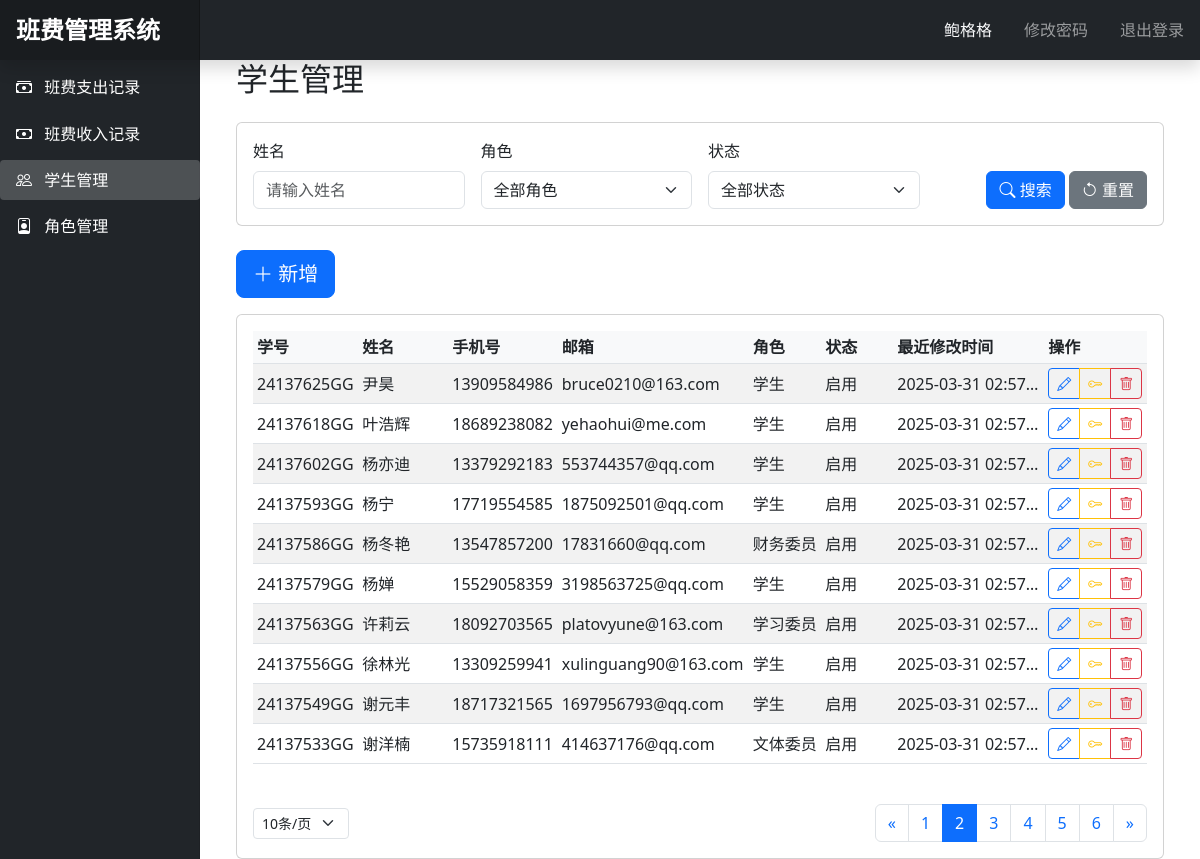
Page /students?page=2&name=&role=&status=&per_page=10 (signed in) on the committed database.
### app.py (models this page shows, shortened)
class Student(db.Model):
    id = db.Column(db.Integer, primary_key=True)
    student_no = db.Column(db.String(20), unique=True, nullable=False)
    name = db.Column(db.String(50), nullable=False)
    phone = db.Column(db.String(20), nullable=False)
    email = db.Column(db.String(100), nullable=False)
    role = db.Column(db.String(20), nullable=False)
    status = db.Column(db.String(20), nullable=False, default='启用')
    password_hash = db.Column(db.String(120), nullable=False, default='123456')  # 添加密码字段
    created_at = db.Column(db.DateTime, default=datetime.utcnow)
    is_active = True
    is_authenticated = True
    is_anonymous = False

### app.py (the view)
@app.route('/students')
@login_required
def students():
    page = request.args.get('page', 1, type=int)
    per_page = request.args.get('per_page', 10, type=int)
    query = Student.query.filter(Student.role != '管理员')  # 排除管理员角色
    name = request.args.get('name', '')
    if name:
        query = query.filter(Student.name.like(f'%{name}%'))
    role = request.args.get('role', '')
    if role:
        query = query.filter(Student.role == role)
    status = request.args.get('status', '')
    if status:
        query = query.filter(Student.status == status)
    pagination = query.order_by(Student.created_at.desc()).paginate(
        page=page, per_page=per_page, error_out=False)
    return render_template('students.html', students=pagination.items, pagination=pagination)

### app.py (called while the page is built)
@login_manager.user_loader
def load_user(user_id):
    return Student.query.get(int(user_id))

### templates/students.html (shortened to what this page needs)
{% extends "base.html" %}
{% block content %}
    <div class="container-fluid" style="max-width: 1600px; margin: 0 auto;">
        <h2 class="mb-4">学生管理</h2>
        <div class="card mb-4">
            <div class="card-body">
                <form method="GET" class="row g-3 align-items-end">
                    <div class="col-md-3">
                        <label class="form-label">姓名</label>
                        <input type="text" class="form-control" name="name" placeholder="请输入姓名"
                               value="{{ request.args.get('name', '') }}">
                    </div>
                    <div class="col-md-3">
                        <label class="form-label">角色</label>
                        <select class="form-select" name="role">
                            <option value="">全部角色</option>
                        </select>
                    </div>
                    <div class="col-md-3">
                        <label class="form-label">状态</label>
                        <select class="form-select" name="status">
                            <option value="">全部状态</option>
                        </select>
                    </div>
                    <div class="col-md-3 text-end">
                        <button type="submit" class="btn btn-primary">
                            <i class="bi bi-search"></i> 搜索
                        </button>
                        <a href="{{ url_for('students') }}" class="btn btn-secondary">
                            <i class="bi bi-arrow-counterclockwise"></i> 重置
                        </a>
                    </div>
                </form>
            </div>
        </div>
        <div class="mb-3">
            <button class="btn btn-primary btn-lg" data-bs-toggle="modal" data-bs-target="#addStudentModal">
                <i class="bi bi-plus-lg"></i> 新增
            </button>
        </div>
        <div class="card">
            <div class="card-body">
                <div class="table-responsive">
                    <table class="table table-striped table-hover table-sm">
                        <thead>
                        <tr>
                            <th style="width: 10%" class="fs-6">学号</th>
                            <th style="width: 10%" class="fs-6">姓名</th>
                            <th style="width: 12%" class="fs-6">手机号</th>
                            <th style="width: 20%" class="fs-6">邮箱</th>
                            <th style="width: 8%" class="fs-6">角色</th>
                            <th style="width: 8%" class="fs-6">状态</th>
                            <th style="width: 15%" class="fs-6">最近修改时间</th>
                            <th style="width: 10%" class="fs-6">操作</th>
                        </tr>
                        </thead>
                        <tbody>
                        {% for student in students %}
                            <tr data-id="{{ student.id }}">
                                <td class="text-truncate" style="max-width: 120px;">{{ student.student_no }}G</td>
                                <td class="text-truncate" style="max-width: 100px;">{{ student.name }}</td>
                                <td class="text-truncate" style="max-width: 120px;">{{ student.phone }}</td>
                                <td class="text-truncate" style="max-width: 200px;">{{ student.email }}</td>
                                <td class="text-truncate" style="max-width: 80px;">{{ student.role }}</td>
                                <td class="text-truncate" style="max-width: 80px;">{{ student.status }}</td>
                                <td class="text-truncate"
                                    style="max-width: 150px;">{{ student.created_at.strftime('%Y-%m-%d %H:%M:%S') }}</td>
                                <td>
                                    <div class="btn-group btn-group-sm">
                                        <button class="btn btn-outline-primary" onclick="editStudent({{ student.id }})"
                                                title="编辑">
                                            <i class="bi bi-pencil"></i>
                                        </button>
                                        <a href="{{ url_for('reset_password', student_id=student.id) }}"
                                           class="btn btn-outline-warning"
                                           title="重置密码"
                                           onclick="return confirm('确定要重置该学生的密码为123456吗？')">
                                            <i class="bi bi-key"></i>
                                        </a>
                                        <button class="btn btn-outline-danger" onclick="deleteStudent({{ student.id }})"
                                                title="删除">
                                            <i class="bi bi-trash"></i>
                                        </button>
                                    </div>
                                </td>
                            </tr>
                        {% endfor %}
                        </tbody>
                    </table>
                </div>
                <nav aria-label="Page navigation" class="mt-4">
                    <div class="d-flex justify-content-between align-items-center">
                        <div>
                            <select class="form-select form-select-sm d-inline-block w-auto"
                                    onchange="changePerPage(this.value)">
                                <option value="10" {% if request.args.get('per_page') == '10' %}selected{% endif %}>
                                    10条/页
                                </option>
                            </select>
                        </div>
                        <ul class="pagination mb-0">
                            {% if pagination.has_prev %}
                                <li class="page-item">
                                    <a class="page-link"
                                       href="{{ url_for('students', page=pagination.prev_num, name=request.args.get('name', ''), role=request.args.get('role', ''), status=request.args.get('status', ''), per_page=request.args.get('per_page', 10)) }}">&laquo;</a>
                                </li>
                            {% endif %}
                            {% for page in pagination.iter_pages() %}
                                {% if page %}
                                    <li class="page-item {% if page == pagination.page %}active{% endif %}">
                                        <a class="page-link"
                                           href="{{ url_for('students', page=page, name=request.args.get('name', ''), role=request.args.get('role', ''), status=request.args.get('status', ''), per_page=request.args.get('per_page', 10)) }}">{{ page }}</a>
                                    </li>
                                {% else %}
                                    <li class="page-item disabled"><span class="page-link">...</span></li>
                                {% endif %}
                            {% endfor %}
                            {% if pagination.has_next %}
                                <li class="page-item">
                                    <a class="page-link"
                                       href="{{ url_for('students', page=pagination.next_num, name=request.args.get('name', ''), role=request.args.get('role', ''), status=request.args.get('status', ''), per_page=request.args.get('per_page', 10)) }}">&raquo;</a>
                                </li>
                            {% endif %}
                        </ul>
                    </div>
                </nav>
            </div>
        </div>
    </div>
{% endblock %}

### templates/base.html (shortened to what this page needs)
<!DOCTYPE html>
<html lang="zh">
<head>
    <link href="https://cdn.jsdelivr.net/npm/bootstrap@5.3.0/dist/css/bootstrap.min.css" rel="stylesheet">
    <link href="https://cdn.jsdelivr.net/npm/bootstrap-icons@1.7.2/font/bootstrap-icons.css" rel="stylesheet">
</head>
<body>
    <nav class="navbar navbar-dark sticky-top bg-dark flex-md-nowrap p-0 shadow">
        <a class="navbar-brand col-md-3 col-lg-2 me-0 px-3" href="#">班费管理系统</a>
        <div class="navbar-nav">
            <div class="nav-item text-nowrap d-flex align-items-center">
                <span class="nav-link px-3 text-light">{{ current_user.name }}</span>
                <a class="nav-link px-3" href="{{ url_for('change_password') }}">修改密码</a>
                <a class="nav-link px-3" href="/logout">退出登录</a>
            </div>
        </div>
    </nav>
    <div class="container-fluid">
        <div class="row">
            <nav id="sidebarMenu" class="col-md-3 col-lg-2 d-md-block bg-dark sidebar collapse">
                <div class="position-sticky pt-3">
                    <ul class="nav flex-column">
                        <li class="nav-item">
                            <a class="nav-link {% if request.endpoint == 'expenses' %}active{% endif %}"
                               href="{{ url_for('expenses') }}">
                                <i class="bi bi-cash-stack"></i>
                                班费支出记录
                            </a>
                        </li>
                        <li class="nav-item">
                            <a class="nav-link {% if request.endpoint == 'income' %}active{% endif %}"
                               href="{{ url_for('income') }}">
                                <i class="bi bi-cash"></i>
                                班费收入记录
                            </a>
                        </li>
                        <li class="nav-item">
                            <a class="nav-link {% if request.endpoint == 'students' %}active{% endif %}"
                               href="{{ url_for('students') }}">
                                <i class="bi bi-people"></i>
                                学生管理
                            </a>
                        </li>
                        <li class="nav-item">
                            <a class="nav-link {% if request.endpoint == 'roles' %}active{% endif %}"
                               href="{{ url_for('roles') }}">
                                <i class="bi bi-person-badge"></i>
                                角色管理
                            </a>
                        </li>
                    </ul>
                </div>
            </nav>
            <main class="col-md-9 ms-sm-auto col-lg-10 px-md-4">
                {% block content %}{% endblock %}
            </main>
        </div>
    </div>
</body>
</html>

### templates/base.html (style rules this page uses)
.sidebar { position: fixed; top: 0; bottom: 0; left: 0; z-index: 100; padding: 48px 0 0; box-shadow: inset -1px 0 0 rgba(0, 0, 0, .1); background-color: #343a40; }
.sidebar .nav-link { font-weight: 500; color: #fff; padding: 0.5rem 1rem; margin: 0.2rem 0; border-radius: 0.25rem; }
.sidebar .nav-link.active { background-color: rgba(255, 255, 255, .2); }
.sidebar .nav-link i { margin-right: 0.5rem; }
.navbar-brand { padding-top: .75rem; padding-bottom: .75rem; font-size: 1.5rem; font-weight: bold; background-color: rgba(0, 0, 0, .25); box-shadow: inset -1px 0 0 rgba(0, 0, 0, .25); }
.table th { background-color: #f8f9fa; }
.table td { vertical-align: middle; }
.btn-group .btn { padding: 0.25rem 0.5rem; }
.form-label { font-weight: 500; }

### rows in the picture
Student: name "鲍格格"
Student: student_no "24137625G", name "尹昊", phone "13909584986", email "bruce0210@163.com", role "学生", status "启用", created_at "2025-03-31 02:57…"
Student: student_no "24137618G", name "叶浩辉", phone "18689238082", email "yehaohui@me.com", role "学生", status "启用", created_at "2025-03-31 02:57…"
Student: student_no "24137602G", name "杨亦迪", phone "13379292183", email "553744357@qq.com", role "学生", status "启用", created_at "2025-03-31 02:57…"
Student: student_no "24137593G", name "杨宁", phone "17719554585", email "1875092501@qq.com", role "学生", status "启用", created_at "2025-03-31 02:57…"
Student: student_no "24137586G", name "杨冬艳", phone "13547857200", email "17831660@qq.com", role "财务委员", status "启用", created_at "2025-03-31 02:57…"
Student: student_no "24137579G", name "杨婵", phone "15529058359", email "3198563725@qq.com", role "学生", status "启用", created_at "2025-03-31 02:57…"
Student: student_no "24137563G", name "许莉云", phone "18092703565", email "platovyune@163.com", role "学习委员", status "启用", created_at "2025-03-31 02:57…"
Student: student_no "24137556G", name "徐林光", phone "13309259941", email "xulinguang90@163.com", role "学生", status "启用", created_at "2025-03-31 02:57…"
Student: student_no "24137549G", name "谢元丰", phone "18717321565", email "1697956793@qq.com", role "学生", status "启用", created_at "2025-03-31 02:57…"
Student: student_no "24137533G", name "谢洋楠", phone "15735918111", email "414637176@qq.com", role "文体委员", status "启用", created_at "2025-03-31 02:57…"

### other values in the picture
{{ page }} "1" "2" "3" "4" "5" "6"
